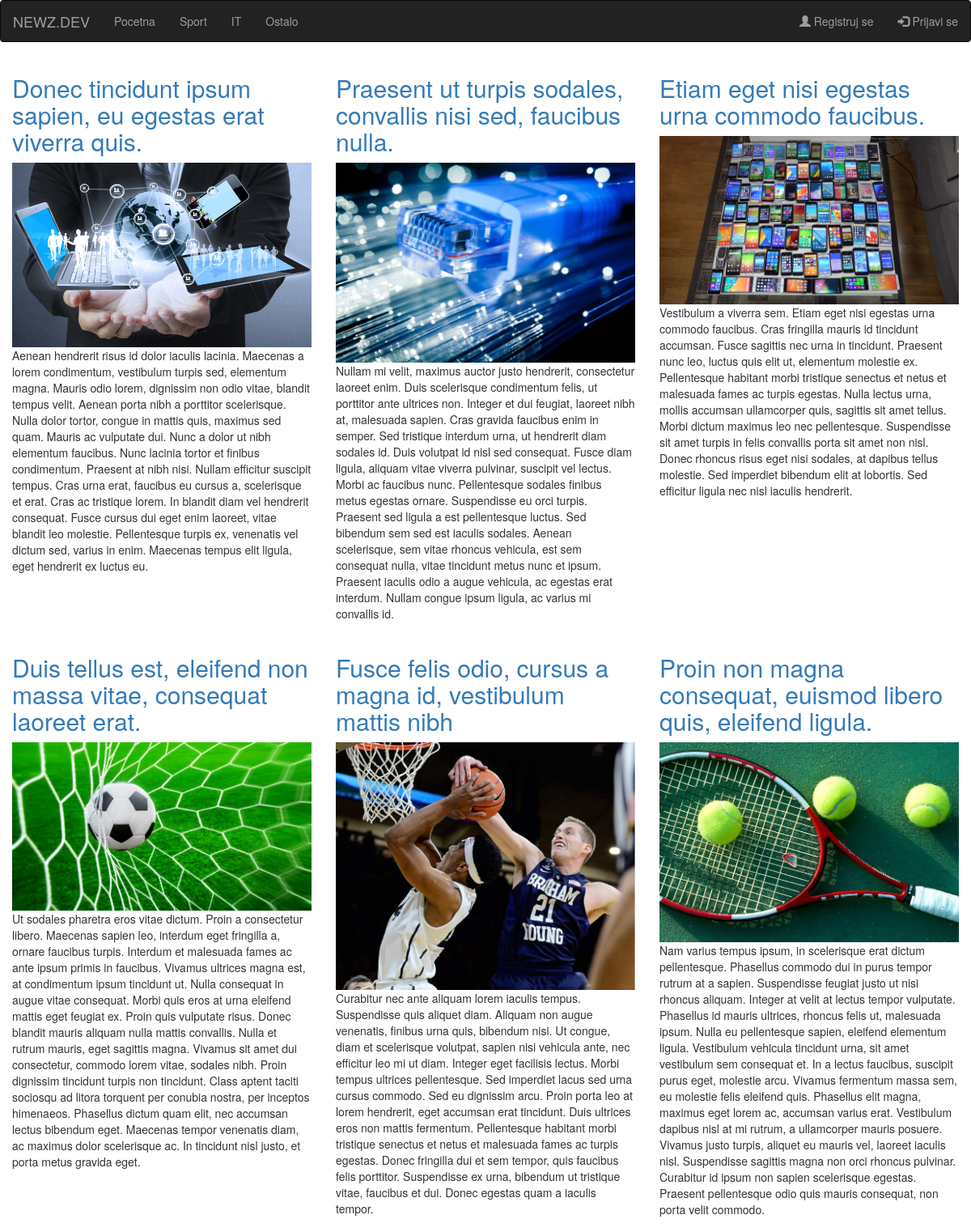
The page / (upper part) on the database its author committed.
### tables this page shows
CREATE TABLE IF NOT EXISTS `news` (
  `id` int(10) NOT NULL AUTO_INCREMENT,
  `title` varchar(255) NOT NULL,
  `alt_content` varchar(1000) NOT NULL,
  `main_content` text NOT NULL,
  `section` varchar(50) NOT NULL,
  `created` timestamp NOT NULL DEFAULT CURRENT_TIMESTAMP,
  PRIMARY KEY (`id`)
);

### controllers/News.php (called while the page is built, shortened)
<?php
class News extends Controller
{
    public function index()
    {
        $this->view->data = $this->model->getNewsAll();
        $this->view->render('news/index');
    }
}

### index.php (called while the page is built, shortened)
<?php
require '/libs/Bootstrap.php';
require '/libs/Model.php';
require '/libs/View.php';
$app = new Bootstrap();

### libs/Model.php (called while the page is built, shortened)
<?php
class Model
{
    function __construct()
    {
        $this->db = new Database();
    }
    protected function getNews($section = false)
    {
        if (!$section) {
            $qstring = $this->db->prepare('SELECT id, title, alt_content, section FROM news');
            if ($qstring->execute()) {
                $result = $qstring->fetchAll(PDO::FETCH_ASSOC);
                return $result;
            } else {
                header('Location:' . URI . '/home?err=1');
                exit;
            }
        }
    }
}

### models/News_Model.php (called while the page is built, shortened)
<?php
class News_Model extends Model
{
    public function getNewsAll()
    {
        return $this->getNews();
    }
}

### libs/View.php (the view, shortened to what this page needs)
<?php
class View
{
    public function render($name, $more = false)
    {
        require 'views/header.php';
        require 'views/' . $name . '.php';
        require 'views/footer.php';
    }
    public function showNews($data, $returned)
    {
        for ($i = 0, $j = 1; $i < $returned; $i++, $j++) {
            if ($i == 0 || $i % 3 == 0) {
                echo '<div class="row custom">';
            }
            $row = $data[$i];
            ?>
            <div class="col-md-4">
                <a href="<?= URI ?>/news/<?= $row['section'] . '/' . $row['id']?>"><h2><?= $row['title'] ?></h2></a>
                <img class="img-responsive" src="<?= URI ?>/public/images/<?= $row['id'] . '/alt_pic.jpeg'?>">
                <p><?= $row['alt_content'] ?></p>
            </div>
            <?php
            if ($j % 3 == 0 || $returned == $j) {
                echo '</div>';
            }
        }
    }
}

### libs/Bootstrap.php (shortened to what this page needs)
<?php
class Bootstrap
{
    function __construct()
    {
        $url = isset($_GET['url']) ? $_GET['url'] : null;
        $url = rtrim($url, '/');
        $url_params = explode('/', $url);
        if (empty($url_params[0])) {
            require 'controllers/News.php';
            $controller = new News();
            $controller->loadModel('News');
            $controller->index();
            return false;
        }
    }
}

### views/header.php (shortened to what this page needs)
<?php
$logged = Session::get('logged');
?>
<!DOCTYPE html>
<html>
<head>
    <link rel="stylesheet" href="https://maxcdn.bootstrapcdn.com/bootstrap/3.3.6/css/bootstrap.min.css"
>
    <link rel="stylesheet" href="<?= URI ?>/public/css/style.css">
</head>
<body>
    <div class="container-fluid">
        <nav class="navbar navbar-inverse row">
            <div class="container-fluid">
                <div class="navbar-header">
                    <a class="navbar-brand" href="/">NEWZ.DEV</a>
                </div>
                <ul class="nav navbar-nav">
                    <li><a href="<?= URI ?>">Pocetna</a></li>
                    <li><a href="<?= URI ?>/news/sport">Sport</a></li>
                    <li><a href="<?= URI ?>/news/it">IT</a></li>
                    <li><a href="<?= URI ?>/news/various">Ostalo</a></li>
                </ul>
                <ul class="nav navbar-nav navbar-right">
                    <?php if(!$logged): ?>
                        <li><a href="<?= URI ?>/reg"><span class="glyphicon glyphicon-user"></span> Registruj se</a></li>
                        <li><a href="<?= URI ?>/login"><span class="glyphicon glyphicon-log-in"></span> Prijavi se</a></li>
                    <?php endif; ?>
                </ul>
            </div>
        </nav>

### views/news/index.php (shortened to what this page needs)
<div id="content">
    <?php
    $data = $this->data;
    $returned = count($data);
    $this->showNews($data, $returned);
    ?>
</div>

### views/footer.php (shortened to what this page needs)
</div>
</body>

### public/css/style.css (style rules this page uses)
html { position: relative; min-height: 100%; }
body { margin-bottom: 60px; }
.custom { margin-bottom: 10px; }

### rows shown on the page
news: title "Donec tincidunt ipsum sapien, eu egestas erat viverra quis.", shows a picture, alt_content "Aenean hendrerit risus id dolor iaculis lacinia. Maecenas a lorem condimentum, vestibulum turpis sed, elementum magna. Mauris odio lorem, dignissim non odio vitae, blandit tempus velit. Aenean porta nibh a porttitor scelerisque. Nulla dolor tortor, congue in mattis quis, maximus sed quam. Mauris ac vulputate dui. Nunc a dolor ut nibh elementum faucibus. Nunc lacinia tortor et finibus condimentum. Praesent at nibh nisi. Nullam efficitur suscipit tempus. Cras urna erat, faucibus eu cursus a, scelerisque et erat. Cras ac tristique lorem. In blandit diam vel hendrerit consequat. Fusce cursus dui eget enim laoreet, vitae blandit leo molestie. Pellentesque turpis ex, venenatis vel dictum sed,…"
news: title "Praesent ut turpis sodales, convallis nisi sed, faucibus nulla.", shows a picture, alt_content "Nullam mi velit, maximus auctor justo hendrerit, consectetur laoreet enim. Duis scelerisque condimentum felis, ut porttitor ante ultrices non. Integer et dui feugiat, laoreet nibh at, malesuada sapien. Cras gravida faucibus enim in semper. Sed tristique interdum urna, ut hendrerit diam sodales id. Duis volutpat id nisl sed consequat. Fusce diam ligula, aliquam vitae viverra pulvinar, suscipit vel lectus. Morbi ac faucibus nunc. Pellentesque sodales finibus metus egestas ornare. Suspendisse eu orci turpis. Praesent sed ligula a est pellentesque luctus. Sed bibendum sem sed est iaculis sodales. Aenean scelerisque, sem vitae rhoncus vehicula, est sem consequat nulla, vitae tincidunt metus nunc…"
news: title "Etiam eget nisi egestas urna commodo faucibus.", shows a picture, alt_content "Vestibulum a viverra sem. Etiam eget nisi egestas urna commodo faucibus. Cras fringilla mauris id tincidunt accumsan. Fusce sagittis nec urna in tincidunt. Praesent nunc leo, luctus quis elit ut, elementum molestie ex. Pellentesque habitant morbi tristique senectus et netus et malesuada fames ac turpis egestas. Nulla lectus urna, mollis accumsan ullamcorper quis, sagittis sit amet tellus. Morbi dictum maximus leo nec pellentesque. Suspendisse sit amet turpis in felis convallis porta sit amet non nisl. Donec rhoncus risus eget nisi sodales, at dapibus tellus molestie. Sed imperdiet bibendum elit at lobortis. Sed efficitur ligula nec nisl iaculis hendrerit."
news: title "Duis tellus est, eleifend non massa vitae, consequat laoreet erat.", shows a picture, alt_content "Ut sodales pharetra eros vitae dictum. Proin a consectetur libero. Maecenas sapien leo, interdum eget fringilla a, ornare faucibus turpis. Interdum et malesuada fames ac ante ipsum primis in faucibus. Vivamus ultrices magna est, at condimentum ipsum tincidunt ut. Nulla consequat in augue vitae consequat. Morbi quis eros at urna eleifend mattis eget feugiat ex. Proin quis vulputate risus. Donec blandit mauris aliquam nulla mattis convallis. Nulla et rutrum mauris, eget sagittis magna. Vivamus sit amet dui consectetur, commodo lorem vitae, sodales nibh. Proin dignissim tincidunt turpis non tincidunt. Class aptent taciti sociosqu ad litora torquent per conubia nostra, per inceptos himenaeos.…"
news: title "Fusce felis odio, cursus a magna id, vestibulum mattis nibh", shows a picture, alt_content "Curabitur nec ante aliquam lorem iaculis tempus. Suspendisse quis aliquet diam. Aliquam non augue venenatis, finibus urna quis, bibendum nisi. Ut congue, diam et scelerisque volutpat, sapien nisi vehicula ante, nec efficitur leo mi ut diam. Integer eget facilisis lectus. Morbi tempus ultrices pellentesque. Sed imperdiet lacus sed urna cursus commodo. Sed eu dignissim arcu. Proin porta leo at lorem hendrerit, eget accumsan erat tincidunt. Duis ultrices eros non mattis fermentum. Pellentesque habitant morbi tristique senectus et netus et malesuada fames ac turpis egestas. Donec fringilla dui et sem tempor, quis faucibus felis porttitor. Suspendisse ex urna, bibendum ut tristique vitae,…"
news: title "Proin non magna consequat, euismod libero quis, eleifend ligula.", shows a picture, alt_content "Nam varius tempus ipsum, in scelerisque erat dictum pellentesque. Phasellus commodo dui in purus tempor rutrum at a sapien. Suspendisse feugiat justo ut nisi rhoncus aliquam. Integer at velit at lectus tempor vulputate. Phasellus id mauris ultrices, rhoncus felis ut, malesuada ipsum. Nulla eu pellentesque sapien, eleifend elementum ligula. Vestibulum vehicula tincidunt urna, sit amet vestibulum sem consequat et. In a lectus faucibus, suscipit purus eget, molestie arcu. Vivamus fermentum massa sem, eu molestie felis eleifend quis. Phasellus elit magna, maximus eget lorem ac, accumsan varius erat. Vestibulum dapibus nisl at mi rutrum, a ullamcorper mauris posuere. Vivamus justo turpis,…"
